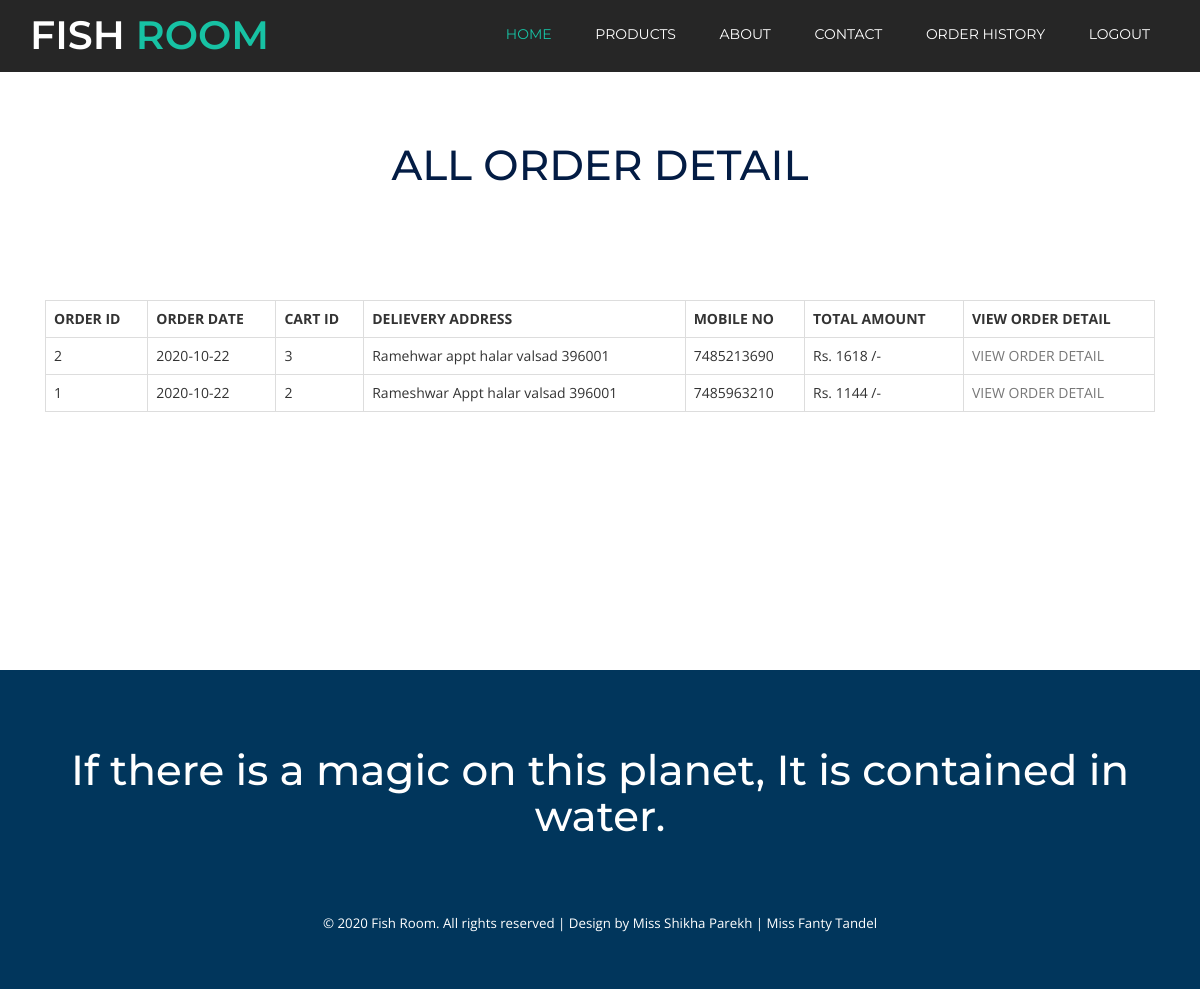
The page /order_history.php (signed in) on the database its author committed.
### tables this page shows
CREATE TABLE IF NOT EXISTS `order_detail` (
  `order_id` int(10) NOT NULL,
  `order_date` date NOT NULL,
  `cust_id` int(10) NOT NULL,
  `cart_id` int(10) NOT NULL,
  `del_address` varchar(200) NOT NULL,
  `del_mobile_no` varchar(10) NOT NULL,
  `total_amount` int(10) NOT NULL,
  PRIMARY KEY (`order_id`)
);

### order_history.php (the view, shortened to what this page needs)
<?php
include("header.php");
?>
<div class="content">
			<div class="contact-w3l">
				<div class="container">
					<h2 class="tittle">ALL ORDER DETAIL</h2>
					<div class="contact-map">
					<div class="contact_top">
						<div class="col-md-12 contact_left">
							<div class="company_ad">
							<?php
							$custid=$_SESSION['custid'];
							$qur=mysql_query("select * from order_detail where cust_id='$custid' order by order_id desc");
							if(mysql_num_rows($qur)>0)
							{
								echo "<table class='table table-bordered'>
										<tr>
											<th>ORDER ID</th>
											<th>ORDER DATE</th>
											<th>CART ID</th>
											<th>DELIEVERY ADDRESS</th>
											<th>MOBILE NO</th>
											<th>TOTAL AMOUNT</th>
											<th>VIEW ORDER DETAIL</th>
										</tr>";
									while($q=mysql_fetch_array($qur))
									{
										echo "<tr>";
										echo "<td>$q[0]</td>";
										echo "<td>$q[1]</td>";
										echo "<td>$q[3]</td>";
										echo "<td>$q[4]</td>";
										echo "<td>$q[5]</td>";
										echo "<td>Rs. $q[6] /-</td>";
										echo "<td><a href='cust_view_order_detail.php?cartid=$q[3]'>VIEW ORDER DETAIL</a></td>";
										echo "</tr>";
									}
								echo "</table>";
							}
							else{
								echo "<h2>No Order Found</h2>";
							}
							?>
							</div>
						</div>
						<div class="clearfix"> </div>
					</div>
				</div>
			</div>
		</div>
</div>
</div>
<?php
include("footer.php");
?>

### css/style.css (style rules this page uses)
body { font-family: 'Open Sans', sans-serif; }
body a { transition: 0.5s all; -webkit-transition: 0.5s all; -o-transition: 0.5s all; -moz-transition: 0.5s all; -ms-transition: 0.5s all; }
h1,h2,h3,h4,h5,h6 { margin:0; padding:0; font-family: 'Montserrat', sans-serif; }
h2.tittle { font-size: 3em; color: #031C44; text-align:center; }
.page-w3, .contact-w3l { padding:5em 0; }
.table > thead > tr > th, .table > tbody > tr > th, .table > tfoot > tr > th, .table > thead > tr > td, .table > tbody > tr > td, .table > tfoot > tr > td { padding: 8px; line-height: 1.42857143; vertical-align: top; border-top: none; }
.contact_top { padding:4em 0 0em 0; }
.contact-map { margin-top: 4em; }
.company_ad a { color: #777; }

### rows shown on the page
order_detail: order_id "2", order_date "2020-10-22", cart "3", del_address "Ramehwar appt halar valsad 396001", del_mobile_no "7485213690", total_amount "1618"
order_detail: order_id "1", order_date "2020-10-22", cart "2", del_address "Rameshwar Appt halar valsad 396001", del_mobile_no "7485963210", total_amount "1144"
